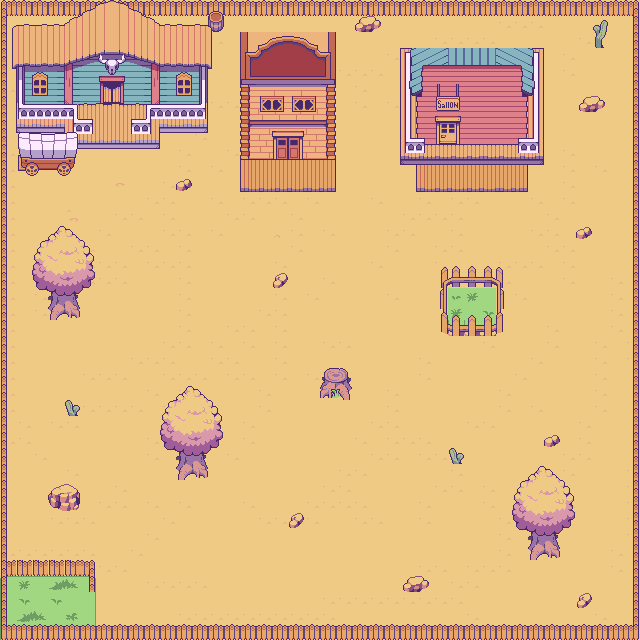

The image is a tile-based game level rendered from a .tmx file. Its description and source (layers, tilesets, objects; grid data summarised) follow:
An orthogonal 40x40 tile map with 16x16 px tiles, 11 tile layers (floor base yellow, floor green + extra, floor grass detail, tree base, ...), 1 hidden layer not drawn and 27 objects.

<map version="1.5" tiledversion="1.7.2" orientation="orthogonal" renderorder="right-down" width="40" height="40" tilewidth="16" tileheight="16" infinite="0" nextlayerid="14" nextobjectid="34">
 <tileset firstgid="1" source="../Generic Old West Graphicis/tilepackone.tsx" />
 <layer id="1" name="floor base yellow" width="40" height="40">
  <data>[1600 cells, 1600 non-empty, 11 distinct tile ids]</data>
 </layer>
 <layer id="5" name="floor green + extra" width="40" height="40">
  <data>[1600 cells, 59 non-empty, 21 distinct tile ids]</data>
 </layer>
 <layer id="7" name="floor grass detail" width="40" height="40">
  <data>[1600 cells, 12 non-empty, 6 distinct tile ids]</data>
 </layer>
 <layer id="9" name="tree base" width="40" height="40">
  <data>[1600 cells, 12 non-empty, 4 distinct tile ids]</data>
 </layer>
 <layer id="10" name="tree branches" width="40" height="40">
  <data>[1600 cells, 54 non-empty, 18 distinct tile ids]</data>
 </layer>
 <layer id="8" name="rocks/stumps" width="40" height="40">
  <data>[1600 cells, 24 non-empty, 15 distinct tile ids]</data>
 </layer>
 <layer id="4" name="inner fences" width="40" height="40">
  <data>[1600 cells, 32 non-empty, 28 distinct tile ids]</data>
 </layer>
 <layer id="3" name="walls around" width="40" height="40">
  <data>[1600 cells, 134 non-empty, 23 distinct tile ids]</data>
 </layer>
 <layer id="12" name="walls bottom" width="40" height="40">
  <data>[1600 cells, 42 non-empty, 5 distinct tile ids]</data>
 </layer>
 <layer id="2" name="buildings/bigger structures" width="40" height="40">
  <data>[1600 cells, 252 non-empty, 252 distinct tile ids]</data>
 </layer>
 <layer id="13" name="buildingstop" width="40" height="40" visible="0">
  <data>[1600 cells, 33 non-empty, 33 distinct tile ids]</data>
 </layer>
 <layer id="6" name="buildings additional" width="40" height="40">
  <data>[1600 cells, 46 non-empty, 42 distinct tile ids]</data>
 </layer>
 <objectgroup id="11" name="collision">
  <object id="1" x="0" y="-2" width="7.33333" height="643.333" />
  <object id="3" x="632.667" y="-11.3333" width="9" height="652.833" />
  <object id="4" x="0" y="633.5" width="640.5" height="7" />
  <object id="5" x="4.41667" y="0.833333" width="640.5" height="7" />
  <object id="6" x="400" y="48" width="25.25" height="108.5" />
  <object id="7" x="518.125" y="48" width="25.25" height="108.5" />
  <object id="8" x="399.75" y="48" width="143.25" height="81.75" />
  <object id="10" x="240.25" y="31.5" width="95.5" height="116" />
  <object id="11" x="224" y="31.5" width="16.75" height="25.25" rotation="180" />
  <object id="13" x="7.25" y="8.75" width="201" height="83.25" />
  <object id="14" x="147.25" y="92" width="61" height="20" />
  <object id="15" x="6.625" y="92" width="70.25" height="50.25" />
  <object id="16" x="7.125" y="133.75" width="70.875" height="15.25" />
  <object id="17" x="17.875" y="148" width="59" height="5.75" />
  <object id="18" x="17.75" y="152" width="58" height="5.875" />
  <object id="20" x="5.625" y="568.75" width="83.875" height="0.25" />
  <object id="21" x="89.25" y="568.625" width="5.625" height="14" />
  <object id="22" x="176.869" y="181" width="15.1705" height="2.06917" />
  <object id="24" x="405.869" y="576.42" width="22.4432" height="5.88735" />
  <object id="25" x="544" y="435.909" width="15.7273" height="4.72727" />
  <object id="26" x="578.813" y="594.625" width="12.75" height="6.125" />
  <object id="28" x="289.958" y="514.937" width="12.75" height="6.125" />
  <object id="29" x="273.958" y="274.604" width="12.75" height="6.125" />
  <object id="30" x="577.625" y="228.083" width="12.75" height="4.75" />
  <object id="31" x="581.818" y="96.6364" width="22.0909" height="7.54545" />
  <object id="32" x="355" y="7.3125" width="25.6875" height="17.8125" />
  <object id="33" x="48.7273" y="487.818" width="31.0909" height="13.7273" />
 </objectgroup>
</map>
